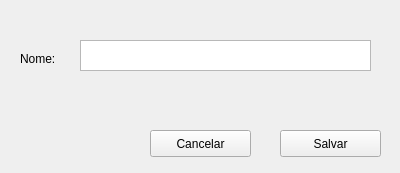
<?xml version="1.0" encoding="UTF-8"?>
<ui version="4.0">
 <class>NovaTransportadora</class>
 <widget class="QWidget" name="NovaTransportadora">
  <property name="geometry">
   <rect>
    <x>0</x>
    <y>0</y>
    <width>400</width>
    <height>173</height>
   </rect>
  </property>
  <property name="windowTitle">
   <string>Nova Transportadora</string>
  </property>
  <property name="windowIcon">
   <iconset>
    <normaloff>../Icons/mdpi.png</normaloff>../Icons/mdpi.png</iconset>
  </property>
  <widget class="QPushButton" name="btnCancelar">
   <property name="geometry">
    <rect>
     <x>150</x>
     <y>130</y>
     <width>101</width>
     <height>27</height>
    </rect>
   </property>
   <property name="text">
    <string>Cancelar</string>
   </property>
  </widget>
  <widget class="QPushButton" name="btnSalvar">
   <property name="geometry">
    <rect>
     <x>280</x>
     <y>130</y>
     <width>101</width>
     <height>27</height>
    </rect>
   </property>
   <property name="text">
    <string>Salvar</string>
   </property>
  </widget>
  <widget class="QPlainTextEdit" name="tbNome">
   <property name="geometry">
    <rect>
     <x>80</x>
     <y>40</y>
     <width>291</width>
     <height>31</height>
    </rect>
   </property>
  </widget>
  <widget class="QLabel" name="label_7">
   <property name="geometry">
    <rect>
     <x>20</x>
     <y>50</y>
     <width>51</width>
     <height>17</height>
    </rect>
   </property>
   <property name="text">
    <string>Nome:</string>
   </property>
  </widget>
 </widget>
 <resources/>
 <connections/>
</ui>
